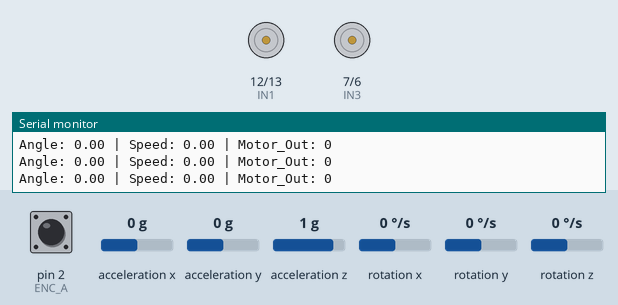
Recording of a sketch running on a simulated Arduino Uno, built with avr-gcc and run on an emulated ATmega328P. Parts: motor-driver pin pairs drawn as motors (green arrow = first pin HIGH = forward, orange = second pin HIGH = backward, longer = more drive, scaled by the enable pin), the last lines printed to the serial monitor. Wiring (inferred from the names in the program): MPU-6050 motion sensor at I2C address 0x68. The inputs (shaded band) are chosen by the test bench; at power-on: acceleration y 0 g, rotation x 0 °/s, acceleration z 1 g, pin 2 (ENC_A) HIGH, acceleration x 0 g, rotation y 0 °/s, rotation z 0 °/s.

Above: at 2.2 s.
2.3 s: acceleration y set to -1.4 g
At 4.0 s:
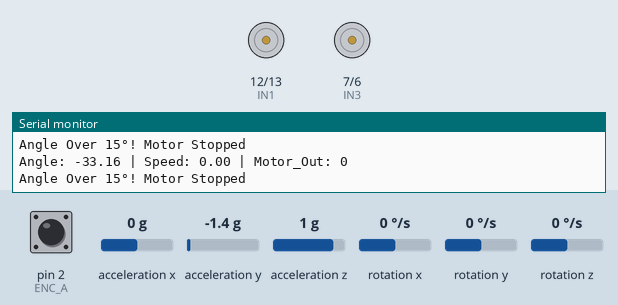
5.3 s: acceleration y set to 0.8 g
8.3 s: rotation x set to -108 °/s
11.3 s: rotation x set to -116 °/s
At 14.04 s:
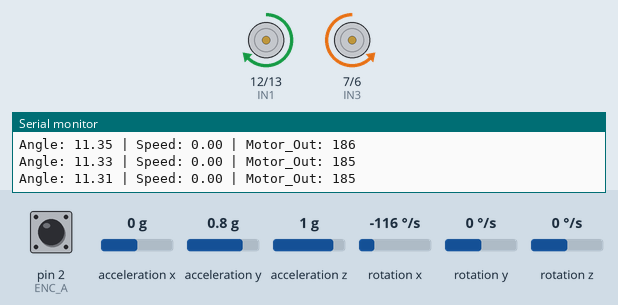
14.3 s: acceleration z set to 0.8 g
Timing chart, 0 to 17.3 s (numbered marks = the images above; inputs shaded):
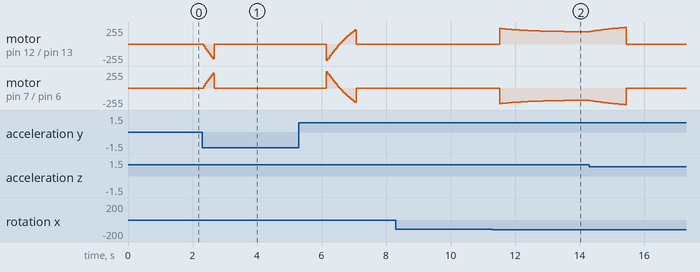

The sketch:

cl.ino
```cpp
#include <Wire.h>  // 仅使用内置I2C库，符合教程硬件依赖

// 1. 硬件引脚与核心参数定义（教程1-6、1-11）
// MPU6050（角度环，教程1-10至1-11）
const int MPU_ADDR = 0x68;
int16_t AcX, AcY, AcZ, GyX, GyY, GyZ;
float angleX, gyroX;
float angle_setpoint = 0;         // 角度环目标（直立状态，教程1-11）
const float PROTECT_ANGLE = 15.0;  // 15度保护角度

// 编码器（速度环，教程1-8至1-9：M法测速）
const int ENC_A = 2;
const int ENC_B = 3;
volatile long enc_count = 0;
float current_speed = 0;
float speed_setpoint = 0;

// 电机（执行器，教程：PID输出PWM控制）
const int IN1 = 12;
const int IN2 = 13;
const int IN3 = 7;
const int IN4 = 6;
const int PWM_A = 9;
const int PWM_B = 10;

// 2. 双环PID参数+全局电机输出变量（关键修复：扩大motor_output作用域）
// 角度环PID（教程1-11：控制直立）
float kp_angle = 16.0;
float ki_angle = 1.30;
float kd_angle = 0.012;
float error_angle, lastError_angle, integral_angle, derivative_angle;
float angle_output;

// 速度环PID（教程1-9：控制车速）
float kp_speed = 0.0;
float ki_speed = 0.0;
float kd_speed = 0.0;
float error_speed, lastError_speed, integral_speed, derivative_speed;
float speed_output;

// 关键修复：将motor_output定义为全局变量，确保loop()可引用
int motor_output = 0;

// 初始化MPU6050（教程1-11：唤醒传感器）
void initMPU6050() {
  Wire.begin();
  Wire.beginTransmission(MPU_ADDR);
  Wire.write(0x6B);  // PWR_MGMT_1寄存器
  Wire.write(0);     // 唤醒MPU6050
  Wire.endTransmission(true);
}

// 读取MPU6050原始数据（教程1-11：角度环输入）
void readMPU6050() {
  Wire.beginTransmission(MPU_ADDR);
  Wire.write(0x3B);  // 从ACCEL_XOUT_H开始读取
  Wire.endTransmission(false);
  Wire.requestFrom(MPU_ADDR, 14, true);

  AcX = Wire.read() << 8 | Wire.read();
  AcY = Wire.read() << 8 | Wire.read();
  AcZ = Wire.read() << 8 | Wire.read();
  Wire.read() << 8 | Wire.read();  // 跳过温度数据
  GyX = Wire.read() << 8 | Wire.read();
  GyY = Wire.read() << 8 | Wire.read();
  GyZ = Wire.read() << 8 | Wire.read();
}

// 计算角度（加速度计+陀螺仪融合，教程1-11：倾斜角度为误差）
void calculateAngle() {
  float accel_angle = atan2(AcY, AcZ) * RAD_TO_DEG;
  gyroX = GyX / 131.0;  // 陀螺仪数据转换（度/秒）
  angleX = 0.96 * (angleX + gyroX * 0.01) + 0.04 * accel_angle;  // 互补滤波
}

// 编码器中断（教程1-6：累计脉冲数，速度计算依据）
void encoderISR() {
  if (digitalRead(ENC_A) == digitalRead(ENC_B)) enc_count++;
  else enc_count--;
}

// 计算当前速度（教程1-9：M法测速=单位时间脉冲数）
void calculateSpeed() {
  static unsigned long last_time = 0;
  static long last_count = 0;
  unsigned long current_time = millis();

  if (current_time - last_time >= 10) {
    current_speed = enc_count - last_count;  // 速度单位：脉冲/10ms
    last_count = enc_count;
    last_time = current_time;
  }
}

// 角度环PID计算（教程1-2离散PID公式）
void anglePID() {
  error_angle = angle_setpoint - angleX;
  integral_angle += error_angle * 0.01;
  derivative_angle = (error_angle - lastError_angle) / 0.01;

  // 积分限幅（教程1-7：防止积分饱和）
  if (integral_angle > 500) integral_angle = 500;
  if (integral_angle < -500) integral_angle = -500;

  angle_output = kp_angle * error_angle + ki_angle * integral_angle + kd_angle * derivative_angle;
  lastError_angle = error_angle;
}

// 速度环PID计算（教程1-2离散PID公式）
void speedPID() {
  error_speed = speed_setpoint - current_speed;
  integral_speed += error_speed * 0.01;
  derivative_speed = (error_speed - lastError_speed) / 0.01;

  // 积分限幅（教程1-7：防止执行器过载）
  if (integral_speed > 200) integral_speed = 200;
  if (integral_speed < -200) integral_speed = -200;

  speed_output = kp_speed * error_speed + ki_speed * integral_speed + kd_speed * derivative_speed;
  lastError_speed = error_speed;
}

// 电机控制（含角度保护，使用全局motor_output变量）
void setMotor() {
  // 角度保护：超15度停止电机
  if (abs(angleX) > PROTECT_ANGLE) {
    motor_output = 0;  // 全局变量赋值：停止状态
    analogWrite(PWM_A, 0);
    analogWrite(PWM_B, 0);
    Serial.println("Angle Over 15°! Motor Stopped");
    return;
  }

  // 正常控制：融合双环输出（教程1-3多环协同逻辑）
  motor_output = speed_output + angle_output;
  // 输出限幅（PWM范围0-255，教程1-7执行器约束）
  if (motor_output > 255) motor_output = 255;
  if (motor_output < -255) motor_output = -255;

  // 电机A控制
  if (motor_output > 0) {
    digitalWrite(IN1, LOW);
    digitalWrite(IN2, HIGH);
  } else {
    digitalWrite(IN1, HIGH);
    digitalWrite(IN2, LOW);
  }
  analogWrite(PWM_A, abs(motor_output));

  // 电机B控制
  if (motor_output > 0) {
    digitalWrite(IN3, HIGH);
    digitalWrite(IN4, LOW);
  } else {
    digitalWrite(IN3, LOW);
    digitalWrite(IN4, HIGH);
  }
  analogWrite(PWM_B, abs(motor_output));
}

// 初始化函数（Arduino核心入口）
void setup() {
  Serial.begin(9600);
  initMPU6050();

  // 初始化编码器（教程1-9：中断读取脉冲）
  pinMode(ENC_A, INPUT_PULLUP);
  pinMode(ENC_B, INPUT_PULLUP);
  attachInterrupt(digitalPinToInterrupt(ENC_A), encoderISR, CHANGE);

  // 初始化电机引脚
  pinMode(IN1, OUTPUT);
  pinMode(IN2, OUTPUT);
  pinMode(IN3, OUTPUT);
  pinMode(IN4, OUTPUT);
  pinMode(PWM_A, OUTPUT);
  pinMode(PWM_B, OUTPUT);

  delay(1000);  // 传感器稳定

  // 初始化PID变量
  lastError_angle = 0;
  integral_angle = 0;
  lastError_speed = 0;
  integral_speed = 0;
}

// 主循环函数（Arduino核心循环）
void loop() {
  // 双环执行流程（教程1-3多环逻辑）
  readMPU6050();
  calculateAngle();
  calculateSpeed();
  anglePID();
  speedPID();
  setMotor();  // 调用后，全局motor_output已更新

  // 调试输出（引用全局motor_output，修复未定义问题）
  Serial.print("Angle: ");
  Serial.print(angleX);
  Serial.print(" | Speed: ");
  Serial.print(current_speed);
  Serial.print(" | Motor_Out: ");
  Serial.println(abs(motor_output));  // 现在可正常引用全局变量

  delay(10);  // 控制周期10ms（100Hz，与教程离散PID周期匹配）
}
```

Measured:
- the behaviour switches between -110 and -111 °/s on rotation x (found by bisection; images 1 and 2)
- after the input at 2.3 s, motor on pin 7 (IN3) / pin 6 (IN4): rises from stopped to forward 219/255 in 0.28 s, then falls to stopped in 0.05 s
- by itself, motor on pin 12 (IN1) / pin 13 (IN2): rises from forward 184/255 to forward 248/255 in 1.1 s, then falls to stopped in 0.05 s
